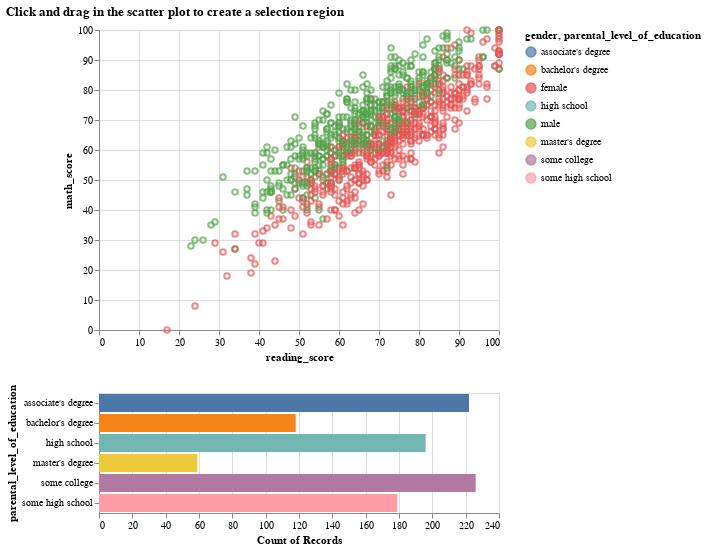

Notebook code cell kept with this figure:
### Code cell
brush = alt.selection(type="interval")

points = (
    alt.Chart(df)
    .mark_point()
    .encode(
        x="reading_score:Q",
        y="math_score:Q",
        tooltip=["gender", "reading_score", "math_score"],
        color=alt.condition(brush, "gender:N", alt.value("lightgray")),
    )
    .add_selection(brush)
)

bars = (
    alt.Chart(df)
    .mark_bar()
    .encode(
        y="parental_level_of_education:N",
        color=alt.Color("parental_level_of_education:N"),
        x="count(parental_level_of_education):Q",
    )
    .transform_filter(brush)
)


alt.vconcat(points, bars).properties(
    title="Click and drag in the scatter plot to create a selection region"
)

### Figure 1 — Vega-Lite specification as saved in the notebook (floating-point values rounded to 4 significant figures; data arrays with more than 128 entries replaced by an {"elided": "..."} marker saying what was removed)
{"config": {"view": {"continuousWidth": 400, "continuousHeight": 300}}, "vconcat": [{"mark": "point", "encoding": {"color": {"condition": {"type": "nominal", "field": "gender", "selection": "selector003"}, "value": "lightgray"}, "tooltip": [{"type": "nominal", "field": "gender"}, {"type": "quantitative", "field": "reading_score"}, {"type": "quantitative", "field": "math_score"}], "x": {"type": "quantitative", "field": "reading_score"}, "y": {"type": "quantitative", "field": "math_score"}}, "selection": {"selector003": {"type": "interval"}}}, {"mark": "bar", "encoding": {"color": {"type": "nominal", "field": "parental_level_of_education"}, "x": {"type": "quantitative", "aggregate": "count", "field": "parental_level_of_education"}, "y": {"type": "nominal", "field": "parental_level_of_education"}}, "transform": [{"filter": {"selection": "selector003"}}]}], "data": {"name": "data-d6c730ac972d41e3e69fe2b27dc7cf70"}, "title": "Click and drag in the scatter plot to create a selection region", "$schema": "https://vega.github.io/schema/vega-lite/v4.8.1.json", "datasets": {"data-d6c730ac972d41e3e69fe2b27dc7cf70": {"elided": "1000 records"}}}
